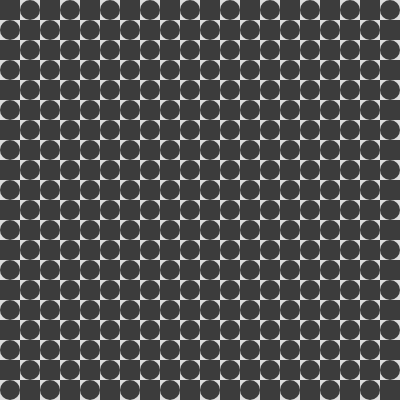
Frame 1 (no input)
Frame 60 (no input): identical to frame 1, image omitted
Frame 120 (the mouse pressed at the canvas centre since frame 60): identical to frame 1, image omitted

The p5.js sketch that drew this single still picture (run headless with seeded random() and noise() and a simulated clock; from frame 60 on, the mouse is pressed at the canvas centre):

// p5.js sketch
// ── sketch.js
function setup() {
    createCanvas(400, 400);
    noStroke();
    fill(60);
}

function draw() {
    background(220);

    let count = 20;
    for (let i = 0; i < count; i++) {
	for (let j = 0; j < count; j++) {
	    if (j%2 != i%2) {
		circle(i*width/count + width/(count*2), width/(count*2) + j*width/count, height/count);
	    } else {
		square(i*width/count, j*width/count, height/count);
	    }
	}
    }
}
